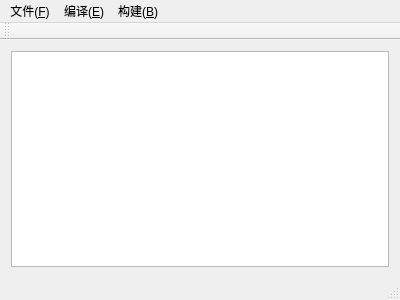
<?xml version="1.0" encoding="UTF-8"?>
<ui version="4.0">
 <class>MainWindow</class>
 <widget class="QMainWindow" name="MainWindow">
  <property name="geometry">
   <rect>
    <x>0</x>
    <y>0</y>
    <width>400</width>
    <height>300</height>
   </rect>
  </property>
  <property name="windowTitle">
   <string>MainWindow</string>
  </property>
  <widget class="QWidget" name="centralWidget">
   <layout class="QVBoxLayout" name="verticalLayout">
    <item>
     <widget class="QTextEdit" name="textEdit"/>
    </item>
   </layout>
  </widget>
  <widget class="QMenuBar" name="menuBar">
   <property name="geometry">
    <rect>
     <x>0</x>
     <y>0</y>
     <width>400</width>
     <height>23</height>
    </rect>
   </property>
   <widget class="QMenu" name="menu_F">
    <property name="title">
     <string>文件(&amp;F)</string>
    </property>
    <addaction name="newAction"/>
    <addaction name="openAction"/>
    <addaction name="saveAction"/>
   </widget>
   <widget class="QMenu" name="menu_E">
    <property name="title">
     <string>编译(&amp;E)</string>
    </property>
   </widget>
   <widget class="QMenu" name="menu_B">
    <property name="title">
     <string>构建(&amp;B)</string>
    </property>
   </widget>
   <addaction name="menu_F"/>
   <addaction name="menu_E"/>
   <addaction name="menu_B"/>
  </widget>
  <widget class="QToolBar" name="mainToolBar">
   <attribute name="toolBarArea">
    <enum>TopToolBarArea</enum>
   </attribute>
   <attribute name="toolBarBreak">
    <bool>false</bool>
   </attribute>
  </widget>
  <widget class="QStatusBar" name="statusBar"/>
  <action name="newAction">
   <property name="text">
    <string>新建(&amp;N)</string>
   </property>
  </action>
  <action name="openAction">
   <property name="text">
    <string>打开(&amp;O)</string>
   </property>
  </action>
  <action name="saveAction">
   <property name="text">
    <string>另存为(&amp;S)</string>
   </property>
  </action>
 </widget>
 <layoutdefault spacing="6" margin="11"/>
 <resources/>
 <connections/>
</ui>
